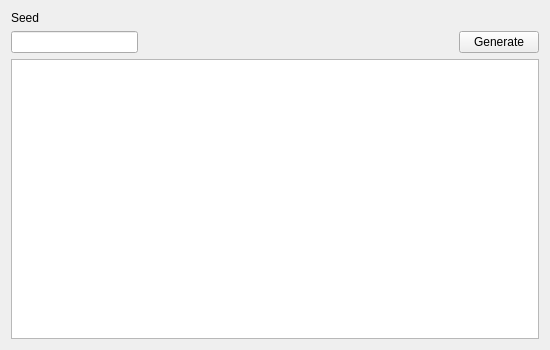
<?xml version="1.0" encoding="UTF-8"?>
<ui version="4.0">
 <class>JirachiPattern</class>
 <widget class="QWidget" name="JirachiPattern">
  <property name="geometry">
   <rect>
    <x>0</x>
    <y>0</y>
    <width>550</width>
    <height>350</height>
   </rect>
  </property>
  <property name="minimumSize">
   <size>
    <width>550</width>
    <height>350</height>
   </size>
  </property>
  <property name="windowTitle">
   <string>Channel Jirachi Pattern</string>
  </property>
  <layout class="QGridLayout" name="gridLayout">
   <item row="0" column="0">
    <widget class="QLabel" name="labelSeed">
     <property name="text">
      <string>Seed</string>
     </property>
    </widget>
   </item>
   <item row="1" column="0">
    <widget class="TextBox" name="textBoxSeed"/>
   </item>
   <item row="1" column="1">
    <spacer name="horizontalSpacer">
     <property name="orientation">
      <enum>Qt::Horizontal</enum>
     </property>
     <property name="sizeHint" stdset="0">
      <size>
       <width>309</width>
       <height>20</height>
      </size>
     </property>
    </spacer>
   </item>
   <item row="1" column="2">
    <widget class="QPushButton" name="pushButtonGenerate">
     <property name="text">
      <string>Generate</string>
     </property>
    </widget>
   </item>
   <item row="2" column="0" colspan="3">
    <widget class="TableView" name="tableView">
     <property name="editTriggers">
      <set>QAbstractItemView::NoEditTriggers</set>
     </property>
     <property name="sortingEnabled">
      <bool>false</bool>
     </property>
     <attribute name="horizontalHeaderVisible">
      <bool>true</bool>
     </attribute>
     <attribute name="horizontalHeaderDefaultSectionSize">
      <number>100</number>
     </attribute>
     <attribute name="verticalHeaderVisible">
      <bool>false</bool>
     </attribute>
     <attribute name="verticalHeaderMinimumSectionSize">
      <number>20</number>
     </attribute>
     <attribute name="verticalHeaderDefaultSectionSize">
      <number>21</number>
     </attribute>
    </widget>
   </item>
  </layout>
 </widget>
 <customwidgets>
  <customwidget>
   <class>TextBox</class>
   <extends>QLineEdit</extends>
   <header>Forms/Controls/TextBox.hpp</header>
  </customwidget>
  <customwidget>
   <class>TableView</class>
   <extends>QTableView</extends>
   <header>Forms/Controls/TableView.hpp</header>
  </customwidget>
 </customwidgets>
 <tabstops>
  <tabstop>textBoxSeed</tabstop>
  <tabstop>pushButtonGenerate</tabstop>
  <tabstop>tableView</tabstop>
 </tabstops>
 <resources/>
 <connections/>
</ui>
